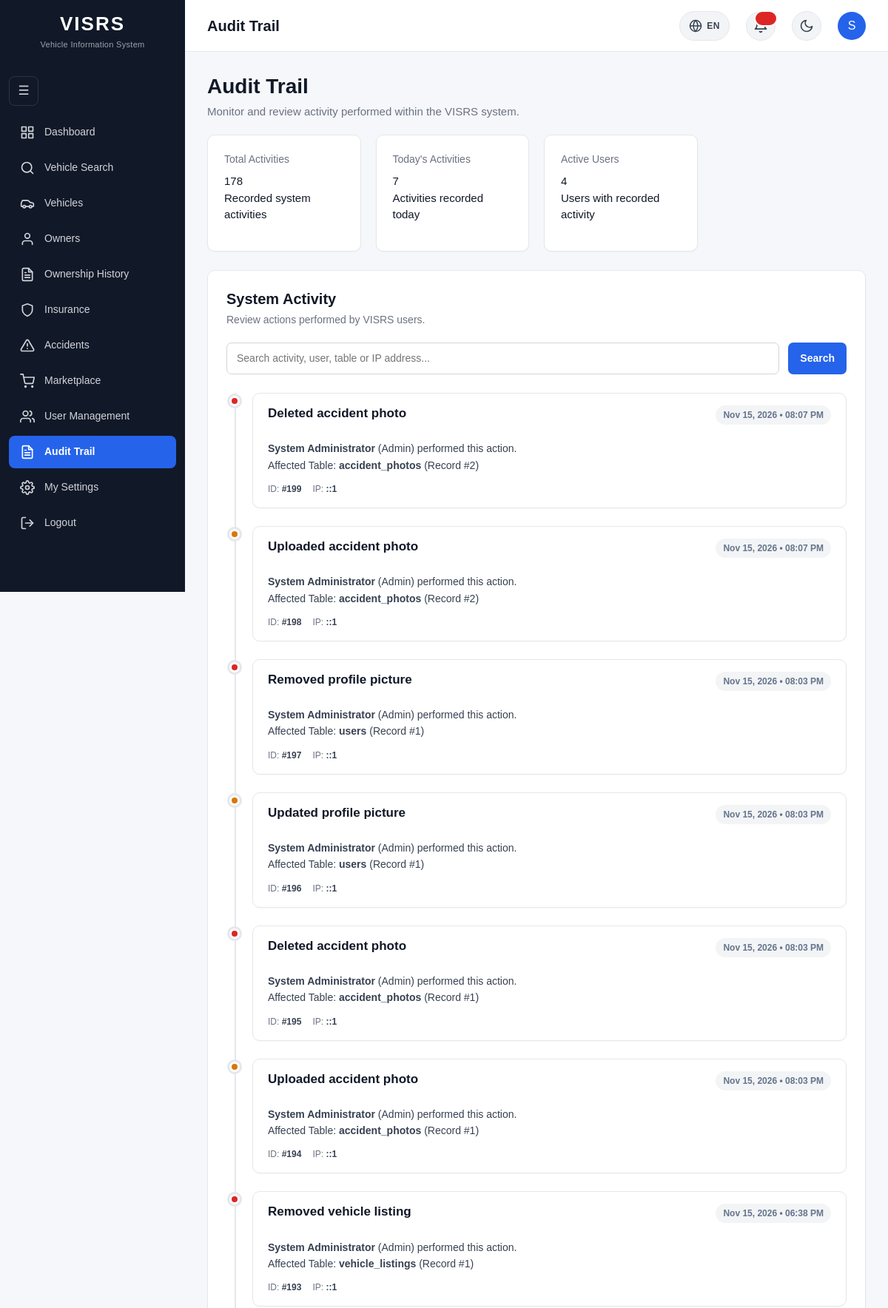
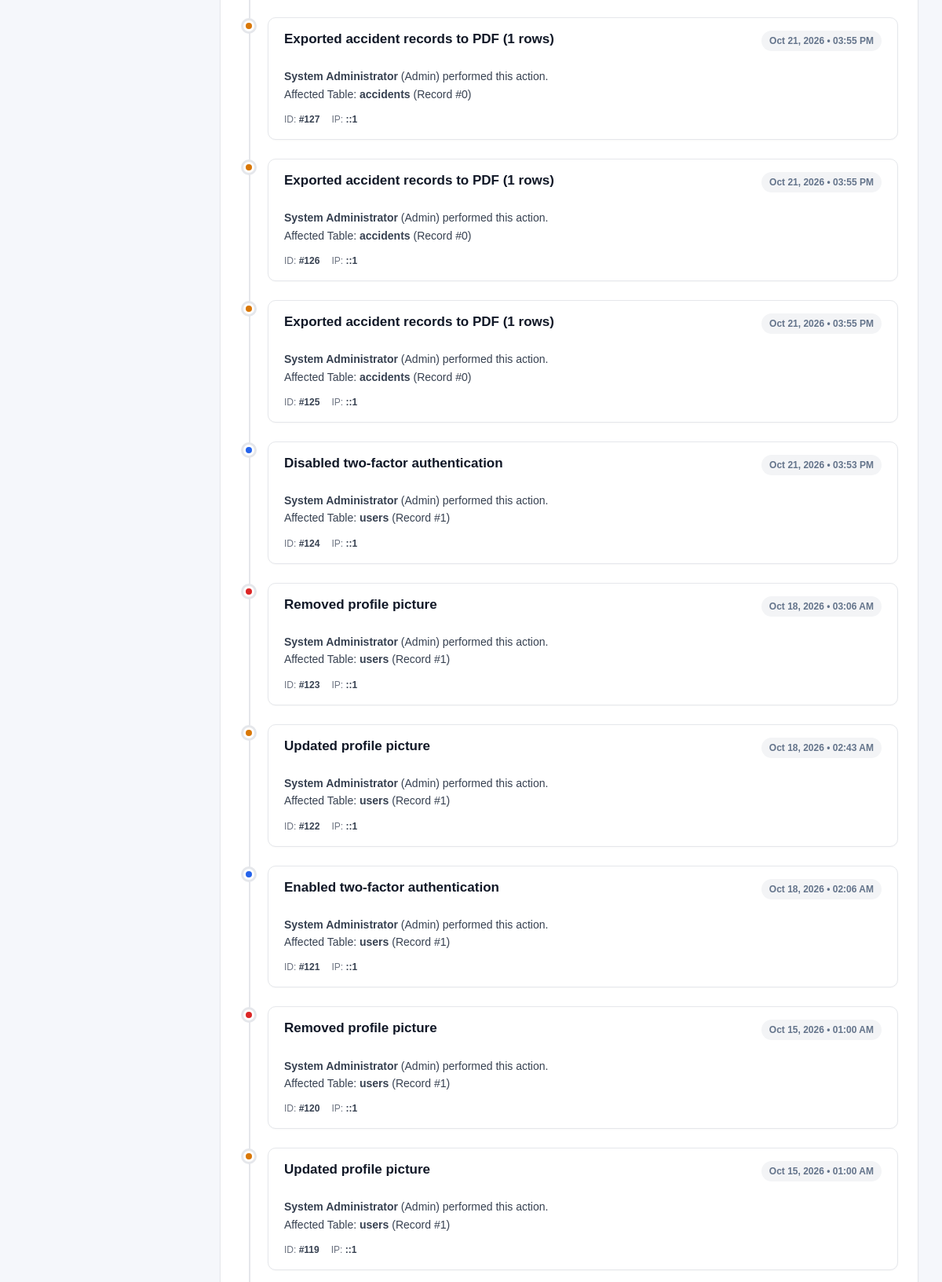
/audit_logs/index.php (signed in, upper part), run on the app's committed database (2 pictures, top to bottom).
### tables this page shows
CREATE TABLE `audit_logs` (
  `LogID` int(11) NOT NULL,
  `UserID` int(11) DEFAULT NULL,
  `Action` varchar(255) NOT NULL,
  `TableAffected` varchar(100) DEFAULT NULL,
  `RecordID` int(11) DEFAULT NULL,
  `IPAddress` varchar(45) DEFAULT NULL,
  `CreatedAt` timestamp NOT NULL DEFAULT current_timestamp()
);

CREATE TABLE `users` (
  `UserID` int(11) NOT NULL,
  `FirstName` varchar(100) NOT NULL,
  `LastName` varchar(100) NOT NULL,
  `Email` varchar(150) NOT NULL,
  `ProfileImage` varchar(255) DEFAULT NULL,
  `Password` varchar(255) NOT NULL,
  `Role` enum('Admin','Police','Seller','User') NOT NULL DEFAULT 'User',
  `CreatedAt` timestamp NOT NULL DEFAULT current_timestamp(),
  `TwoFactorSecret` varchar(64) DEFAULT NULL,
  `TwoFactorEnabled` tinyint(1) NOT NULL DEFAULT 0,
  `TwoFactorConfirmedAt` datetime DEFAULT NULL
);

### audit_logs/index.php (the view, shortened to what this page needs)
<?php
require_once __DIR__ . "/../includes/database.php";
require_once __DIR__ . "/../includes/functions.php";
$search = trim($_GET["search"] ?? "");
$perPage = 25;
if ($search !== "") {
    $searchValue = "%" . $search . "%";
    $countStmt = $pdo->prepare("
        SELECT COUNT(*)
        FROM audit_logs a
        LEFT JOIN users u
            ON a.UserID = u.UserID
        WHERE
            a.Action LIKE ?
            OR a.TableAffected LIKE ?
            OR a.IPAddress LIKE ?
            OR u.FirstName LIKE ?
            OR u.LastName LIKE ?
            OR u.Email LIKE ?
    ");
    $countStmt->execute([
        $searchValue,
        $searchValue,
        $searchValue,
        $searchValue,
        $searchValue,
        $searchValue
    ]);
    $totalMatchingLogs = (int) $countStmt->fetchColumn();
    $pagination = paginationMeta($totalMatchingLogs, $perPage);
    $stmt = $pdo->prepare("
        SELECT
            a.LogID,
            a.UserID,
            a.Action,
            a.TableAffected,
            a.RecordID,
            a.IPAddress,
            a.CreatedAt,
            u.FirstName,
            u.LastName,
            u.Email,
            u.Role
        FROM audit_logs a
        LEFT JOIN users u
            ON a.UserID = u.UserID
        WHERE
            a.Action LIKE ?
            OR a.TableAffected LIKE ?
            OR a.IPAddress LIKE ?
            OR u.FirstName LIKE ?
            OR u.LastName LIKE ?
            OR u.Email LIKE ?
        ORDER BY a.CreatedAt DESC, a.LogID DESC
        LIMIT ? OFFSET ?
    ");
    $stmt->bindValue(1, $searchValue, PDO::PARAM_STR);
    $stmt->bindValue(2, $searchValue, PDO::PARAM_STR);
    $stmt->bindValue(3, $searchValue, PDO::PARAM_STR);
    $stmt->bindValue(4, $searchValue, PDO::PARAM_STR);
    $stmt->bindValue(5, $searchValue, PDO::PARAM_STR);
    $stmt->bindValue(6, $searchValue, PDO::PARAM_STR);
    $stmt->bindValue(7, $pagination["perPage"], PDO::PARAM_INT);
    $stmt->bindValue(8, $pagination["offset"],  PDO::PARAM_INT);
    $stmt->execute();
} else {
    $countStmt = $pdo->query("SELECT COUNT(*) FROM audit_logs");
    $totalAllLogs = (int) $countStmt->fetchColumn();
    $pagination = paginationMeta($totalAllLogs, $perPage);
    $stmt = $pdo->prepare("
        SELECT
            a.LogID,
            a.UserID,
            a.Action,
            a.TableAffected,
            a.RecordID,
            a.IPAddress,
            a.CreatedAt,
            u.FirstName,
            u.LastName,
            u.Email,
            u.Role
        FROM audit_logs a
        LEFT JOIN users u
            ON a.UserID = u.UserID
        ORDER BY a.CreatedAt DESC, a.LogID DESC
        LIMIT ? OFFSET ?
    ");
    $stmt->bindValue(1, $pagination["perPage"], PDO::PARAM_INT);
    $stmt->bindValue(2, $pagination["offset"],  PDO::PARAM_INT);
    $stmt->execute();
}
$logs = $stmt->fetchAll();
$countStmt = $pdo->query("
    SELECT COUNT(*)
    FROM audit_logs
");
$totalLogs = (int) $countStmt->fetchColumn();
$todayStmt = $pdo->query("
    SELECT COUNT(*)
    FROM audit_logs
    WHERE DATE(CreatedAt) = CURDATE()
");
$todayLogs = (int) $todayStmt->fetchColumn();
$usersStmt = $pdo->query("
    SELECT COUNT(DISTINCT UserID)
    FROM audit_logs
    WHERE UserID IS NOT NULL
");
$activeUsers = (int) $usersStmt->fetchColumn();
require_once "../includes/head.php";
?>
<body>
<div class="layout">
    <?php
    include __DIR__ . "/../includes/sidebar.php";
    ?>
    <main class="main-content">
        <?php
        include __DIR__ . "/../includes/header.php";
        ?>
        <div class="content">
            <div
                style="
                    margin-bottom:20px;
                "
            >
                <h1
                    class="page-title"
                    style="
                        margin-bottom:6px;
                    "
                >
                    Audit Trail
                </h1>
                <p
                    class="page-subtitle"
                    style="
                        margin:0;
                    "
                >
                    Monitor and review activity performed within the VISRS system.
                </p>
            </div>
            <div class="stats-grid">
                <div class="stat-card">
                    <h3>
                        Total Activities
                    </h3>
                    <div class="stat-number">
                        <?= $totalLogs ?>
                    </div>
                    <p>
                        Recorded system activities
                    </p>
                </div>
                <div class="stat-card">
                    <h3>
                        Today's Activities
                    </h3>
                    <div class="stat-number">
                        <?= $todayLogs ?>
                    </div>
                    <p>
                        Activities recorded today
                    </p>
                </div>
                <div class="stat-card">
                    <h3>
                        Active Users
                    </h3>
                    <div class="stat-number">
                        <?= $activeUsers ?>
                    </div>
                    <p>
                        Users with recorded activity
                    </p>
                </div>
            </div>
            <div
                class="card"
                style="
                    margin-top:20px;
                "
            >
                <div
                    style="
                        display:flex;
                        justify-content:space-between;
                        align-items:center;
                        gap:15px;
                        flex-wrap:wrap;
                        margin-bottom:20px;
                    "
                >
                    <div>
                        <h2
                            style="
                                margin:0 0 5px 0;
                            "
                        >
                            System Activity
                        </h2>
                        <p
                            style="
                                margin:0;
                                color:#6b7280;
                            "
                        >
                            Review actions performed by VISRS users.
                        </p>
                    </div>
                </div>
                <form
                    method="GET"
                    action=""
                    style="
                        display:flex;
                        gap:12px;
                        margin-bottom:25px;
                        flex-wrap:wrap;
                    "
                >
                    <input
                        type="text"
                        name="search"
                        value="<?= htmlspecialchars($search) ?>"
                        placeholder="Search activity, user, table or IP address..."
                        style="
                            flex:1;
                            min-width:250px;
                        "
                    >
                    <button
                        type="submit"
                        class="button"
                    >
                        Search
                    </button>
                </form>
                <?php if (count($logs) > 0): ?>
                    <div class="audit-timeline">
                        <?php foreach ($logs as $log):
                            $actionText = strtolower($log["Action"]);
                            $dotClass = "action-update";
                            if (strpos($actionText, 'create') !== false || strpos($actionText, 'add') !== false || strpos($actionText, 'insert') !== false) {
                                $dotClass = "action-create";
                            } elseif (strpos($actionText, 'delete') !== false || strpos($actionText, 'remove') !== false) {
                                $dotClass = "action-delete";
                            } elseif (strpos($actionText, 'login') !== false || strpos($actionText, 'auth') !== false) {
                                $dotClass = "action-login";
                            }
                            $userName = $log["FirstName"]
                                ? htmlspecialchars($log["FirstName"] . " " . $log["LastName"])
                                : "Unknown User";
                            $userRole = $log["Role"] ? htmlspecialchars($log["Role"]) : "System";
                            $logTime = date("M d, Y • h:i A", strtotime($log["CreatedAt"]));
                        ?>
                            <div class="audit-item">
                                <div class="audit-dot <?= $dotClass ?>"></div>
                                <div class="audit-content">
                                    <div class="audit-header">
                                        <h3 class="audit-title">
                                            <?= htmlspecialchars($log["Action"]) ?>
                                        </h3>
                                        <span class="audit-time">
                                            <?= $logTime ?>
                                        </span>
                                    </div>
                                    <p class="audit-details">
                                        <strong><?= $userName ?></strong>
                                        (<?= $userRole ?>) performed this action.
                                        <?php if (!empty($log["TableAffected"])): ?>
                                            <br>
                                            Affected Table: <strong><?= htmlspecialchars($log["TableAffected"]) ?></strong>
                                            <?php if ($log["RecordID"] !== null): ?>
                                                (Record #<?= (int) $log["RecordID"] ?>)
                                            <?php endif; ?>
                                        <?php endif; ?>
                                    </p>
                                    <div class="audit-meta">
                                        <span>ID: <strong>#<?= (int) $log["LogID"] ?></strong></span>
                                        <span>IP: <strong><?= htmlspecialchars($log["IPAddress"] ?? "—") ?></strong></span>
                                    </div>
                                </div>
                            </div>
                        <?php endforeach; ?>
                    </div>
                <?php endif; ?>
            </div>
        </div>
    </main>
</div>
<?php
include __DIR__ . "/../includes/footer.php";
?>

### css/print.css (style rules this page uses)
*, *::before, *::after { box-sizing: border-box; -webkit-print-color-adjust: exact; print-color-adjust: exact; }
.sidebar, .topbar, footer, .theme-toggle, .sidebar-toggle, .language-switcher, .profile-link, .user-info, .no-print, .button, button, input[type="submit"], .button-group, .sidebar-reopen { display: none !important; }
html, body { width: 100% !important; margin: 0 !important; padding: 0 !important; background: #ffffff !important; color: #000000 !important; font-size: 11pt; }
.layout, .main-content, .content { width: 100% !important; min-width: 0 !important; max-width: 100% !important; margin: 0 !important; padding: 0 !important; background: #ffffff !important; display: block !important; }
h1 { font-size: 22pt; color: #000000; margin: 0 0 4pt 0; page-break-after: avoid; }
h2 { font-size: 14pt; color: #000000; margin: 0 0 8pt 0; page-break-after: avoid; border-bottom: 1px solid #cccccc; padding-bottom: 4pt; }
h3 { font-size: 12pt; color: #000000; margin: 0 0 6pt 0; page-break-after: avoid; }
p, td, li, div { color: #000000 !important; font-size: 10pt; line-height: 1.4; }
body::before { content: "VISRS — Vehicle Information System"; display: block; padding: 6pt 0 10pt 0; margin: 0 0 12pt 0; border-bottom: 2px solid #000000; font-size: 12pt; font-weight: 700; color: #000000; letter-spacing: 0.5pt; text-align: left; }
body::after { content: "Generated on " attr(data-print-date) " — VISRS"; display: block; margin-top: 20pt; padding-top: 8pt; border-top: 1px solid #cccccc; font-size: 9pt; color: #555555; text-align: center; }
.card, .stat-card, .detail-item { background: #ffffff !important; border: 1px solid #cccccc !important; border-radius: 0 !important; box-shadow: none !important; padding: 10pt !important; margin-bottom: 12pt !important; page-break-inside: avoid; }
.stats-grid { display: grid !important; grid-template-columns: repeat(4, 1fr) !important; gap: 8pt !important; margin-bottom: 12pt !important; }
.stat-card .number, .stat-number { font-size: 18pt; font-weight: 700; color: #000000; }
.stat-label, .stat-card h3 { color: #555555; font-size: 9pt; text-transform: uppercase; letter-spacing: 0.5pt; }
input, select, textarea { background: #ffffff !important; color: #000000 !important; border: 1px solid #cccccc !important; padding: 4pt 6pt !important; font-size: 10pt !important; }

### data on the page
audit_logs: Action "Deleted accident photo", CreatedAt "Nov 15, 2026 • 08:07 PM", UserID.LastName "System Administrator", UserID.Role "Admin", TableAffected "accident_photos", RecordID "2", LogID "199", IPAddress "::1"
audit_logs: Action "Uploaded accident photo", CreatedAt "Nov 15, 2026 • 08:07 PM", UserID.LastName "System Administrator", UserID.Role "Admin", TableAffected "accident_photos", RecordID "2", LogID "198", IPAddress "::1"
audit_logs: Action "Removed profile picture", CreatedAt "Nov 15, 2026 • 08:03 PM", UserID.LastName "System Administrator", UserID.Role "Admin", TableAffected "users", RecordID "1", LogID "197", IPAddress "::1"
audit_logs: Action "Updated profile picture", CreatedAt "Nov 15, 2026 • 08:03 PM", UserID.LastName "System Administrator", UserID.Role "Admin", TableAffected "users", RecordID "1", LogID "196", IPAddress "::1"
audit_logs: Action "Deleted accident photo", CreatedAt "Nov 15, 2026 • 08:03 PM", UserID.LastName "System Administrator", UserID.Role "Admin", TableAffected "accident_photos", RecordID "1", LogID "195", IPAddress "::1"
audit_logs: Action "Uploaded accident photo", CreatedAt "Nov 15, 2026 • 08:03 PM", UserID.LastName "System Administrator", UserID.Role "Admin", TableAffected "accident_photos", RecordID "1", LogID "194", IPAddress "::1"
audit_logs: Action "Removed vehicle listing", CreatedAt "Nov 15, 2026 • 06:38 PM", UserID.LastName "System Administrator", UserID.Role "Admin", TableAffected "vehicle_listings", RecordID "1", LogID "193", IPAddress "::1"
audit_logs: Action "Exported accident records to PDF (1 rows)", CreatedAt "Oct 21, 2026 • 03:55 PM", UserID.LastName "System Administrator", UserID.Role "Admin", TableAffected "accidents", RecordID "0", LogID "127", IPAddress "::1"
audit_logs: Action "Exported accident records to PDF (1 rows)", CreatedAt "Oct 21, 2026 • 03:55 PM", UserID.LastName "System Administrator", UserID.Role "Admin", TableAffected "accidents", RecordID "0", LogID "126", IPAddress "::1"
audit_logs: Action "Exported accident records to PDF (1 rows)", CreatedAt "Oct 21, 2026 • 03:55 PM", UserID.LastName "System Administrator", UserID.Role "Admin", TableAffected "accidents", RecordID "0", LogID "125", IPAddress "::1"
audit_logs: Action "Disabled two-factor authentication", CreatedAt "Oct 21, 2026 • 03:53 PM", UserID.LastName "System Administrator", UserID.Role "Admin", TableAffected "users", RecordID "1", LogID "124", IPAddress "::1"
audit_logs: Action "Removed profile picture", CreatedAt "Oct 18, 2026 • 03:06 AM", UserID.LastName "System Administrator", UserID.Role "Admin", TableAffected "users", RecordID "1", LogID "123", IPAddress "::1"
audit_logs: Action "Updated profile picture", CreatedAt "Oct 18, 2026 • 02:43 AM", UserID.LastName "System Administrator", UserID.Role "Admin", TableAffected "users", RecordID "1", LogID "122", IPAddress "::1"
audit_logs: Action "Enabled two-factor authentication", CreatedAt "Oct 18, 2026 • 02:06 AM", UserID.LastName "System Administrator", UserID.Role "Admin", TableAffected "users", RecordID "1", LogID "121", IPAddress "::1"
audit_logs: Action "Removed profile picture", CreatedAt "Oct 15, 2026 • 01:00 AM", UserID.LastName "System Administrator", UserID.Role "Admin", TableAffected "users", RecordID "1", LogID "120", IPAddress "::1"
audit_logs: Action "Updated profile picture", CreatedAt "Oct 15, 2026 • 01:00 AM", UserID.LastName "System Administrator", UserID.Role "Admin", TableAffected "users", RecordID "1", LogID "119", IPAddress "::1"

### other printed values
$pageTitle "Audit Trail"
substr($headerFirstName, 0, 1) "S"
$totalLogs "178"
$todayLogs "7"
$activeUsers "4"
